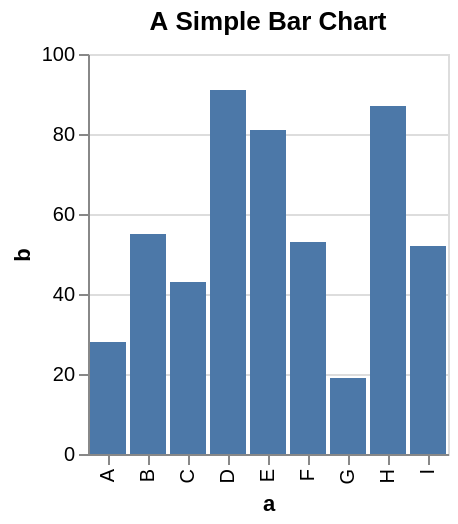

The Vega-Lite source for this figure:
### Vega specification from a JSON file in a GitHub repository (floating-point values rounded to 4 significant figures)
{"$schema": "https://vega.github.io/schema/vega/v5.json", "autosize": "pad", "background": "white", "padding": 5, "height": 200, "title": {"text": "A Simple Bar Chart", "frame": "group"}, "style": "cell", "data": [{"name": "source_0", "values": [{"a": "A", "b": 28}, {"a": "B", "b": 55}, {"a": "C", "b": 43}, {"a": "D", "b": 91}, {"a": "E", "b": 81}, {"a": "F", "b": 53}, {"a": "G", "b": 19}, {"a": "H", "b": 87}, {"a": "I", "b": 52}]}, {"name": "data_0", "source": "source_0", "transform": [{"type": "filter", "expr": "datum[\"b\"] !== null && isFinite(datum[\"b\"])"}]}], "signals": [{"name": "x_step", "value": 20}, {"name": "width", "update": "bandspace(domain('x').length, 0.1, 0.05) * x_step"}], "marks": [{"name": "marks", "type": "rect", "style": ["bar"], "from": {"data": "data_0"}, "encode": {"update": {"fill": {"value": "#4c78a8"}, "x": {"scale": "x", "field": "a"}, "width": {"scale": "x", "band": true}, "y": {"scale": "y", "field": "b"}, "y2": {"scale": "y", "value": 0}}}}], "scales": [{"name": "x", "type": "band", "domain": {"data": "data_0", "field": "a", "sort": true}, "range": {"step": {"signal": "x_step"}}, "paddingInner": 0.1, "paddingOuter": 0.05}, {"name": "y", "type": "linear", "domain": {"data": "data_0", "field": "b"}, "range": [{"signal": "height"}, 0], "nice": true, "zero": true}], "axes": [{"scale": "y", "orient": "left", "gridScale": "x", "grid": true, "tickCount": {"signal": "ceil(height/40)"}, "domain": false, "labels": false, "maxExtent": 0, "minExtent": 0, "ticks": false, "zindex": 0}, {"scale": "x", "orient": "bottom", "grid": false, "title": "a", "labelAlign": "right", "labelAngle": 270, "labelBaseline": "middle", "labelOverlap": true, "zindex": 0}, {"scale": "y", "orient": "left", "grid": false, "title": "b", "labelOverlap": true, "tickCount": {"signal": "ceil(height/40)"}, "zindex": 0}], "config": {"background": "white"}}
